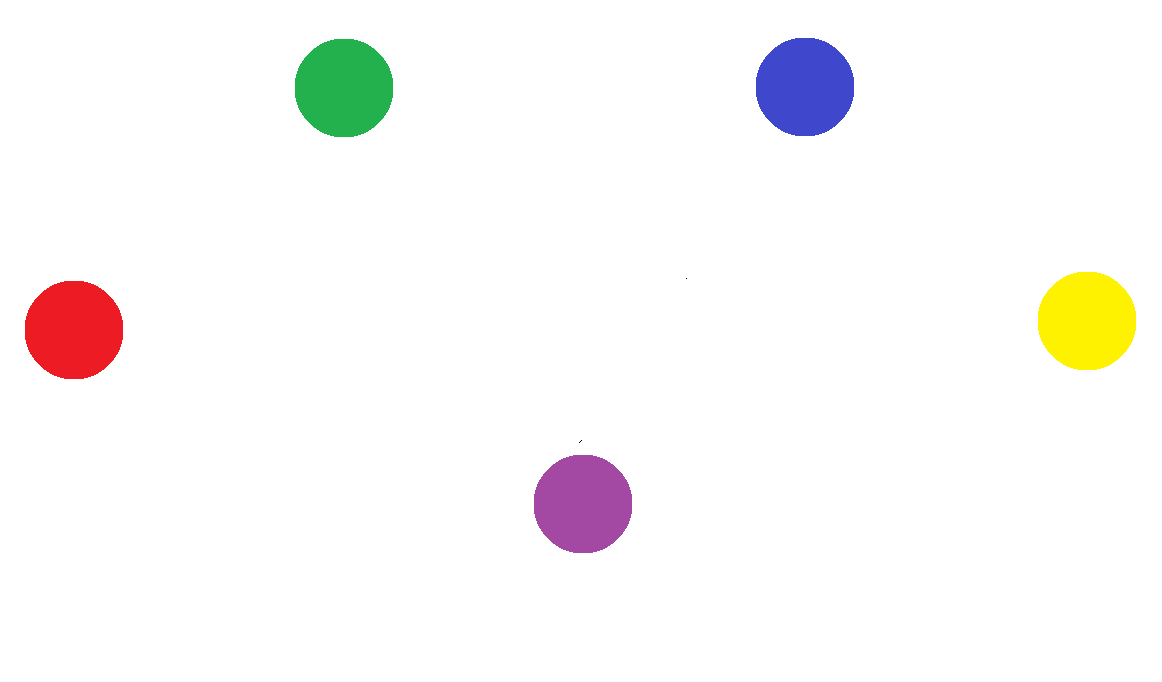
//> input picture src/image.png, 1162 x 682 px
$ ./openCV   (built with g++ and OpenCV 4)
//> lines starting //> are read from the running program, lines starting //| are printed output that depends on the picture; after the words box and inside, x2 and y2 are one past the last pixel; in counts of white or black regions, pixels touching at a corner belong together
#include <opencv2/opencv.hpp>
#include <opencv2/imgproc.hpp>
#include <opencv2/core/core.hpp>
#include <opencv2/highgui/highgui.hpp>
#include <string>

using namespace cv;
using namespace std;

int main()
{
    Mat img0 = imread("./image.png", IMREAD_COLOR);
//> img0 is the input picture: 682 rows x 1162 cols, CV_8UC3; mean B, G, R 247.3, 248.4, 249.9
    Mat img_gray;
    cvtColor(img0, img_gray, COLOR_RGB2GRAY);

    Mat img_hsv;
    cvtColor(img0, img_hsv, COLOR_RGB2HSV);
//> img_hsv: 682 rows x 1162 cols, CV_8UC3; mean H, S, V 4, 9.7, 252.7

    Mat img_med;
    medianBlur(img_gray, img_med, 5);

    Mat img_Canny;
    Canny(img_med, img_Canny, 0, 255);
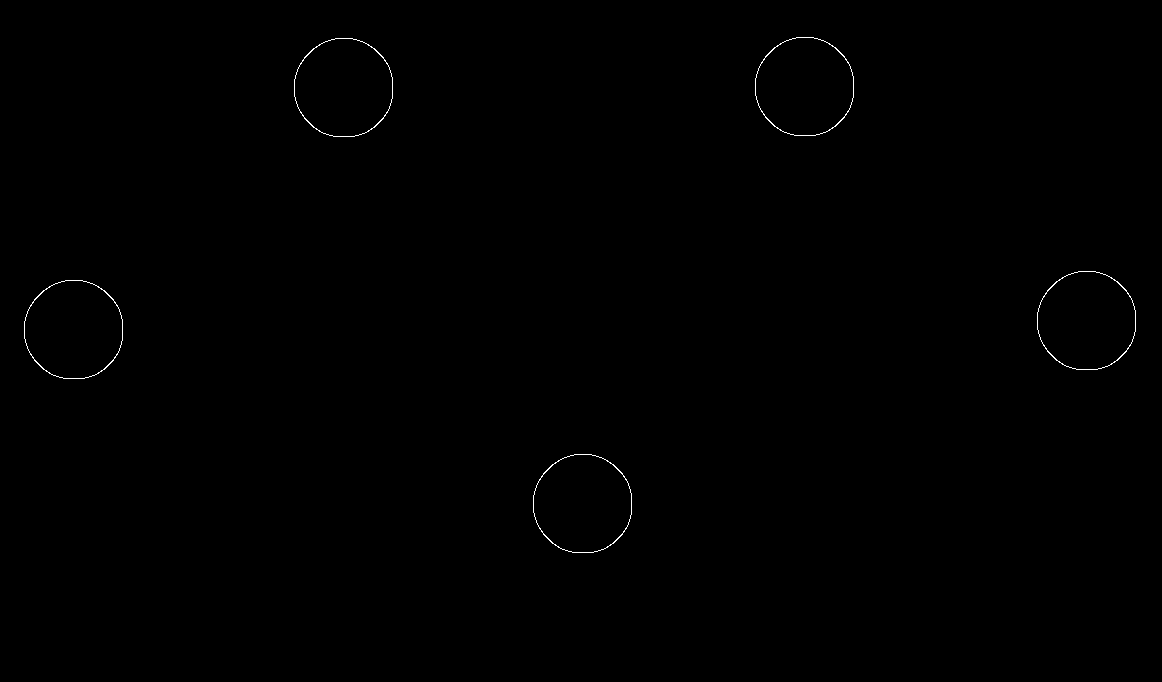
//> img_Canny: 682 rows x 1162 cols, CV_8UC1; 0.21% white in thin lines or dots, all inside (x1, y1, x2, y2) = (24, 37, 1136, 553)

    vector<vector<Point>> contours;
    findContours(img_Canny, contours, RETR_EXTERNAL, CHAIN_APPROX_SIMPLE);
//> contours = 5 contours; box (x1, y1, x2, y2) and area: (533, 454, 632, 553) 7699, (24, 280, 123, 379) 7699, (1037, 271, 1136, 370) 7699, (294, 38, 393, 137) 7699, (755, 37, 854, 136) 7699

    Mat mask = Mat::zeros(img0.rows, img0.cols, CV_8UC1);
    drawContours(mask, contours, -1, Scalar(255), FILLED);
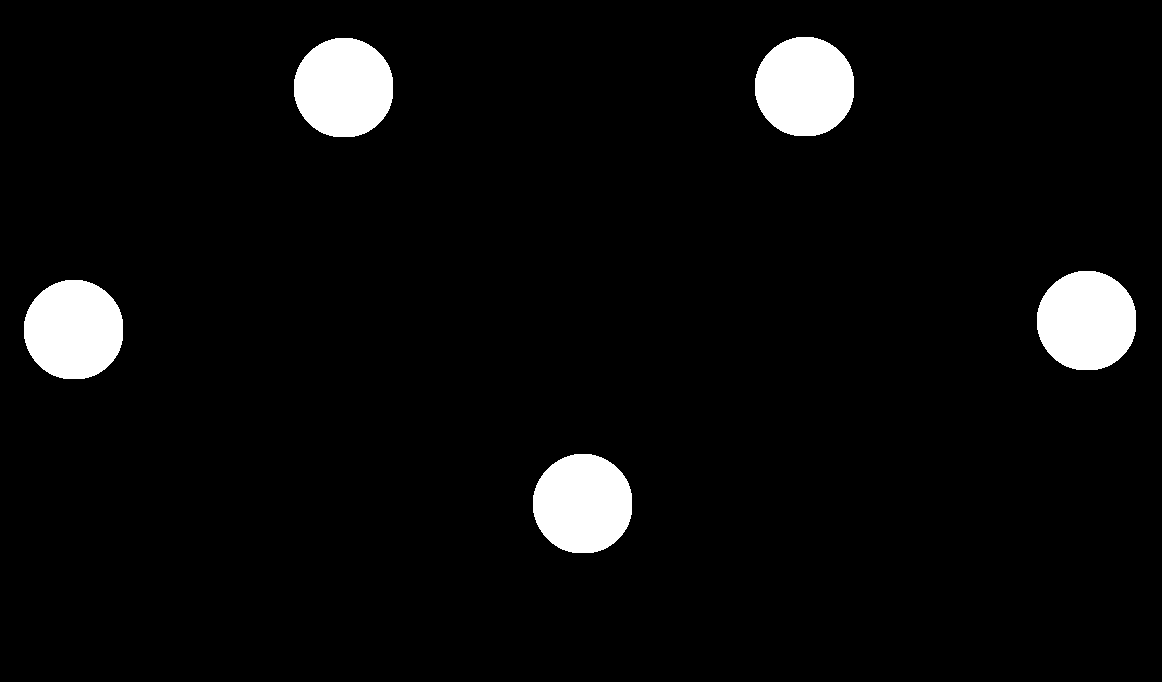
//> mask: 682 rows x 1162 cols, CV_8UC1; 4.9% white; 5 white regions, box (x1, y1, x2, y2) and area: (755, 37, 854, 136) 7840, (294, 38, 393, 137) 7840, (1037, 271, 1136, 370) 7840, (24, 280, 123, 379) 7840, (533, 454, 632, 553) 7840

    RotatedRect rot_rect1 = minAreaRect(contours[0]);
//> rot_rect1 = centre (582, 503), size (98, 98), angle -90
    Point center1 = rot_rect1.center;
//> center1 = Point(582, 503)

    // Ищем все окружности на картинке
    vector<Vec3f> circles;
    HoughCircles(mask, circles, HOUGH_GRADIENT, 1,
        mask.rows / 32,  // change this value to detect circles with different distances to each other
        10, 21, 0, 0 // change the last two parameters
   // (min_radius & max_radius) to detect larger circles
    );
//> circles = 5 circles (x, y, radius): [73.5, 326.5, 48.2], [340.5, 87.5, 48.2], [579.5, 503.5, 48.2], [801.5, 86.5, 48.2], [1086.5, 323.5, 48]

    //Наносим точки, окружности и координаты на изначальную картинку
    for (size_t i = 0; i < circles.size(); i++)
    {
        Vec3i c = circles[i];
        Point center = Point(c[0], c[1]);
        // circle center
        circle(img0, center, 1, Scalar(0, 100, 100), 3, LINE_AA);
        // circle outline
        int radius = c[2];
        circle(img0, center, radius, Scalar(255, 0, 255), 3, LINE_AA);
        int x = c[0];
        int y = c[1];
        string coordinates = to_string(x) + "," + to_string(y);
        center.x += 10;
        center.y -= 10;
        putText(img0, coordinates, center, 4, 0.5, (0, 250, 0));
    }
//> this loop made 5 passes
//> (c, x, y) on passes 1 to 5: ([74, 326, 48], 74, 326), ([340, 88, 48], 340, 88), ([580, 504, 48], 580, 504), ([802, 86, 48], 802, 86), ([1086, 324, 48], 1086, 324)
//> pass 1, `putText(img0, coordinates, center, 4, 0.5, (0, 250, 0));`:
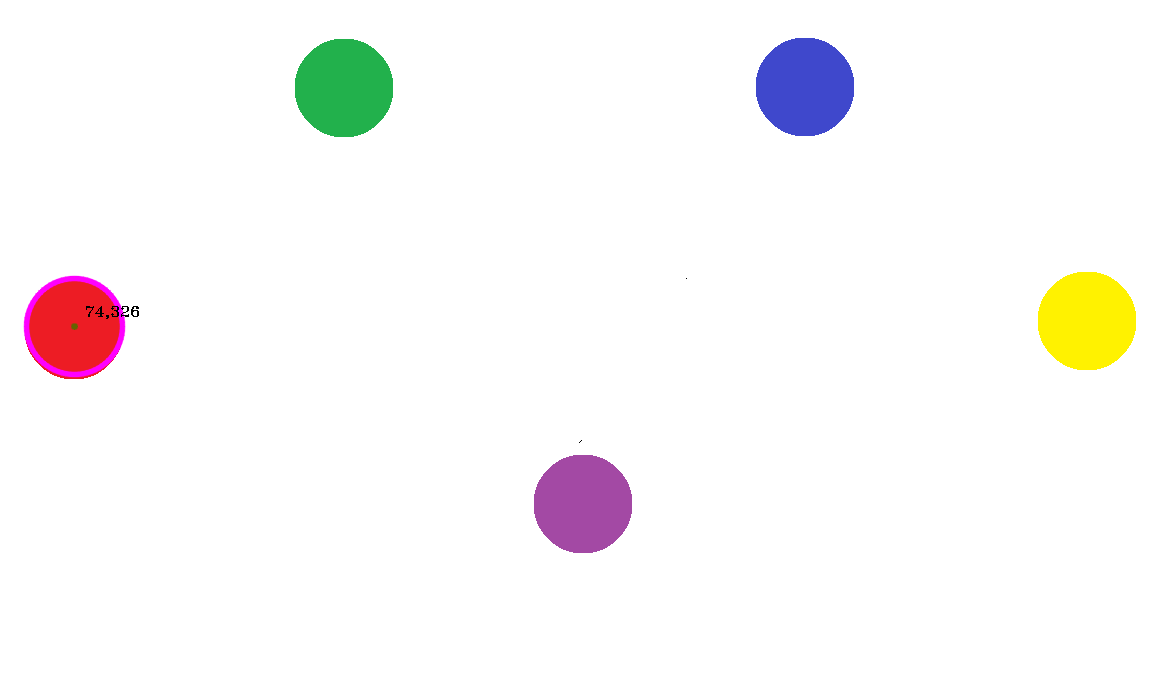
//> img0: 682 rows x 1162 cols, CV_8UC3; 0.29% of pixels changed, all inside (x1, y1, x2, y2) = (23, 275, 139, 378)
//> pass 3, `putText(img0, coordinates, center, 4, 0.5, (0, 250, 0));`:
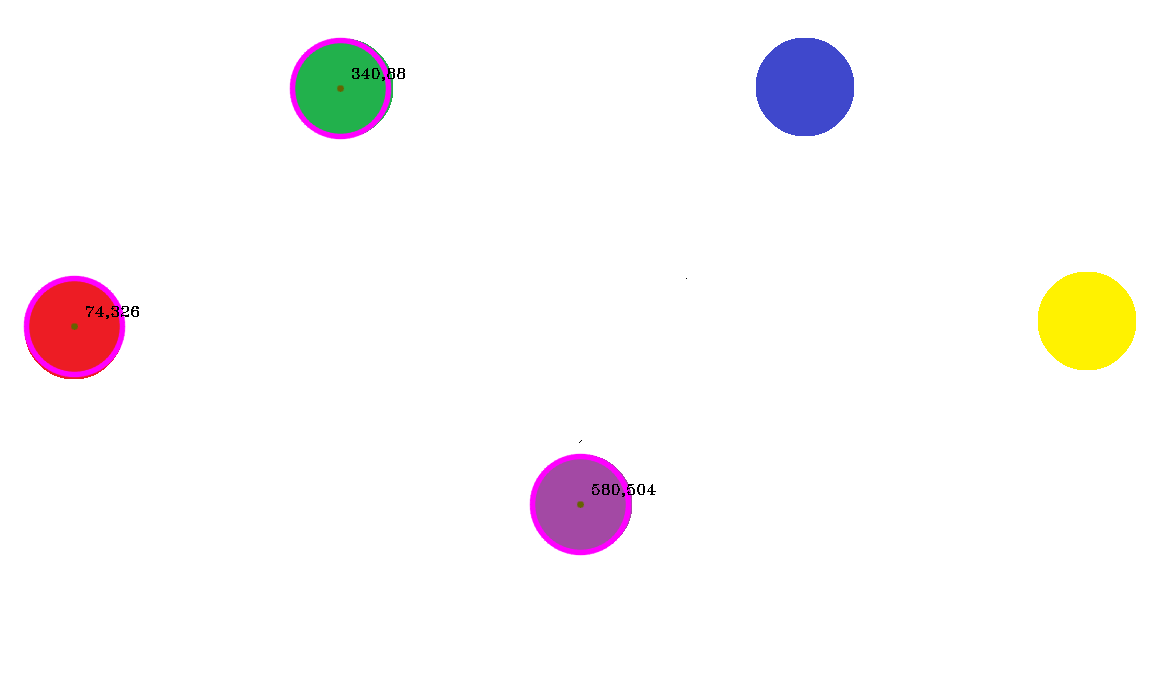
//> img0: 682 rows x 1162 cols, CV_8UC3; mean B, G, R 247.8, 247.3, 250.2
//> after the loop:
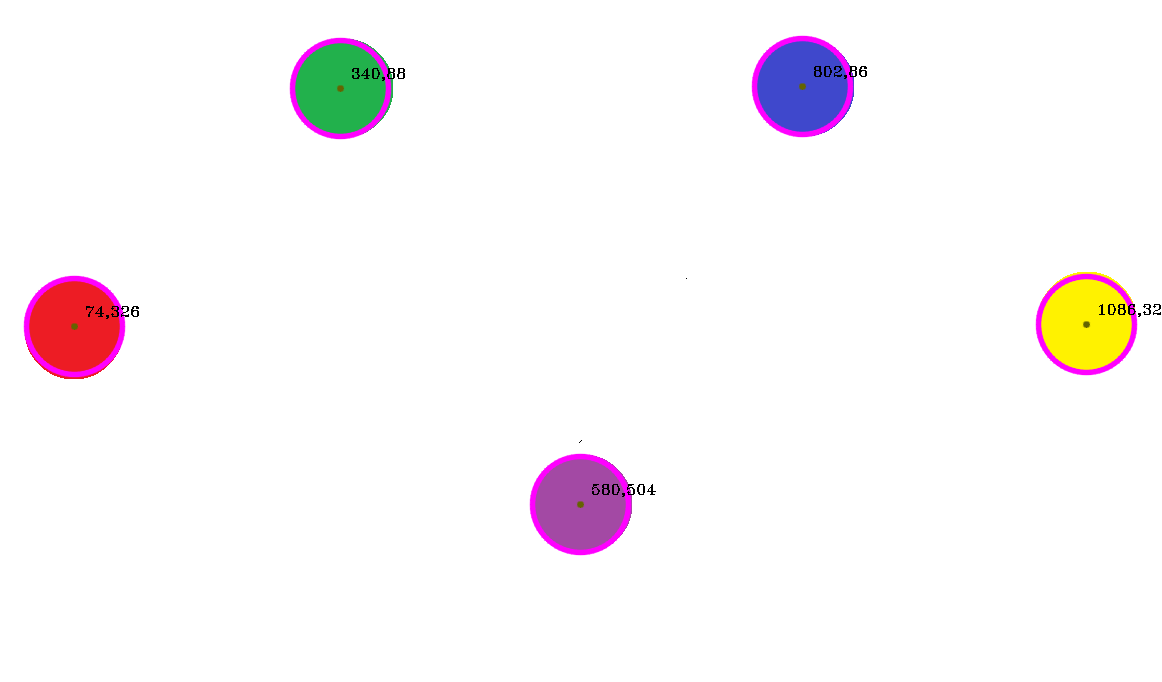
//> img0: 682 rows x 1162 cols, CV_8UC3; 0.59% of pixels changed, all inside (x1, y1, x2, y2) = (751, 35, 1161, 376)

    // Вывод результата работы
    namedWindow("Display window", WINDOW_AUTOSIZE);
    imshow("Display window", img0);
    waitKey(0);

    return 0;
}
